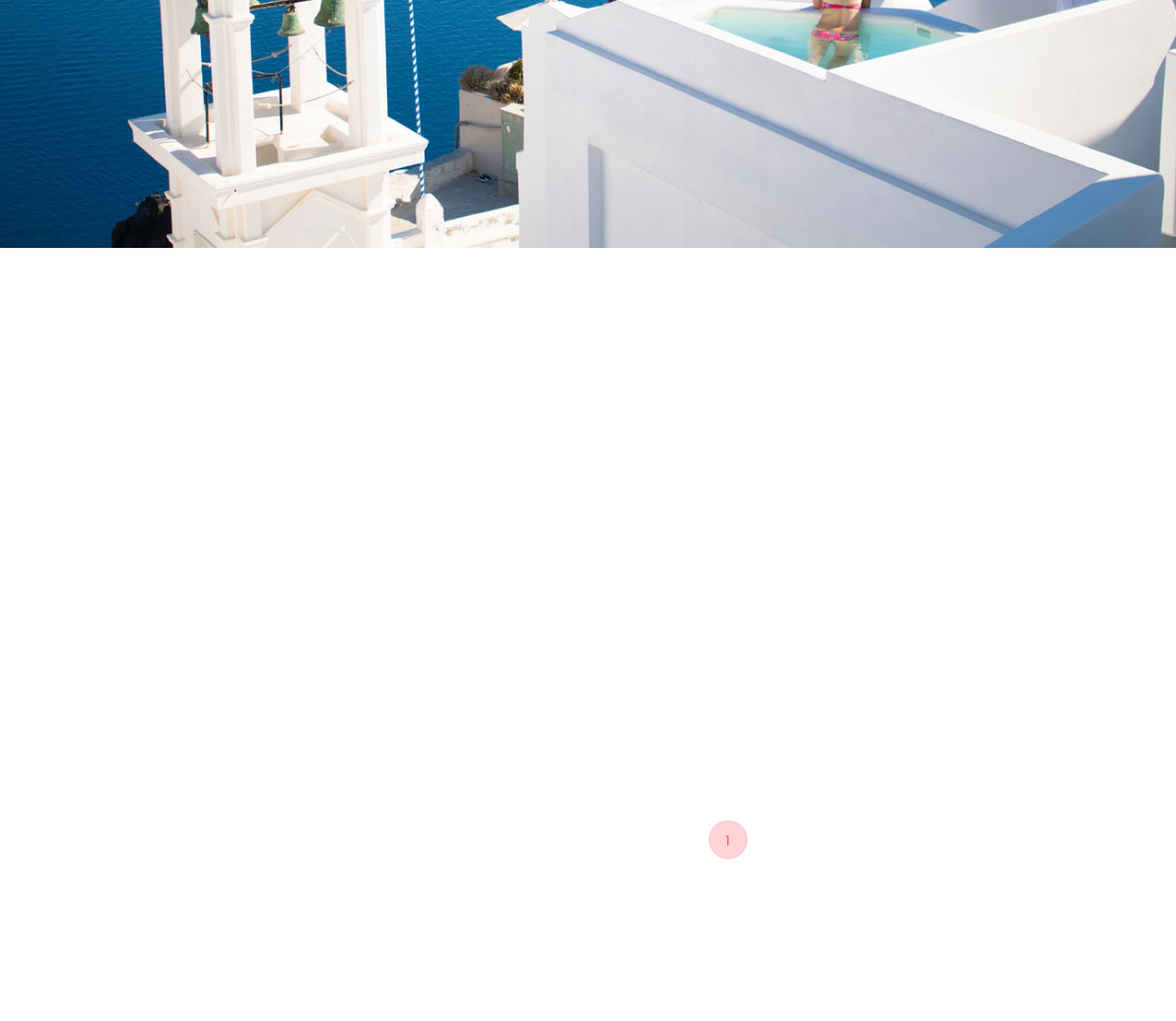
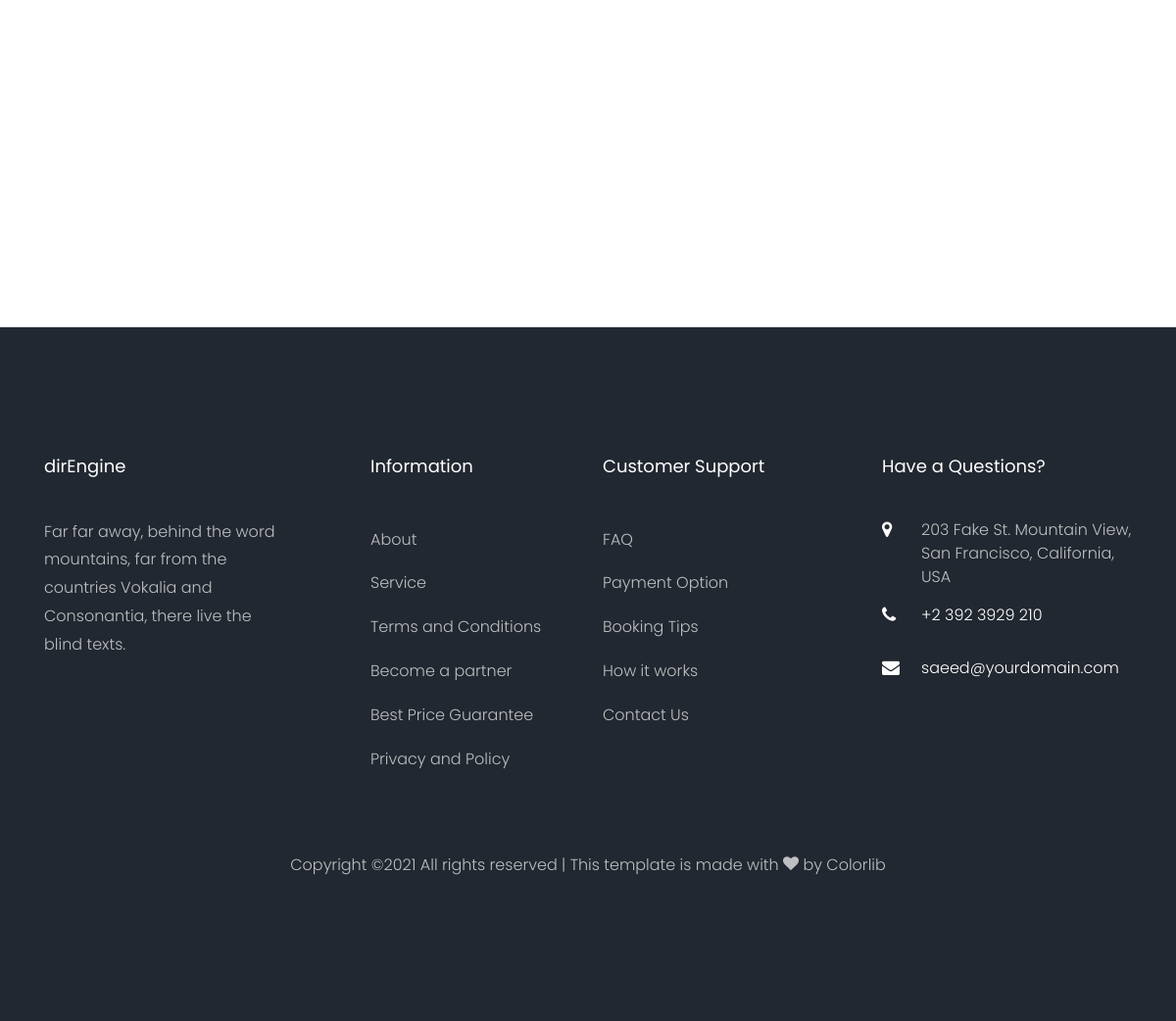
Page /hotels/ (lower part) on the earlier database version (2 pictures, top to bottom).
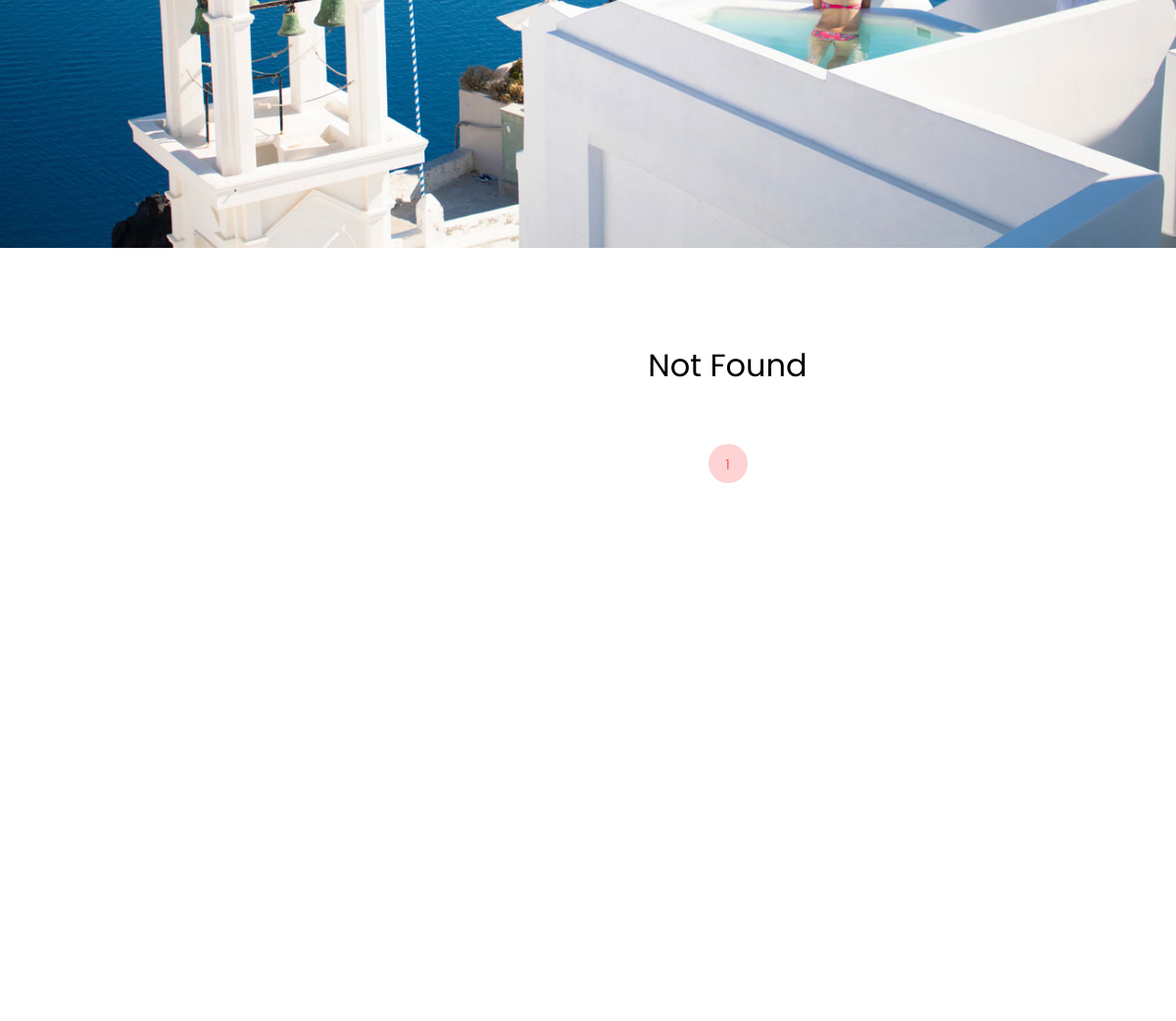
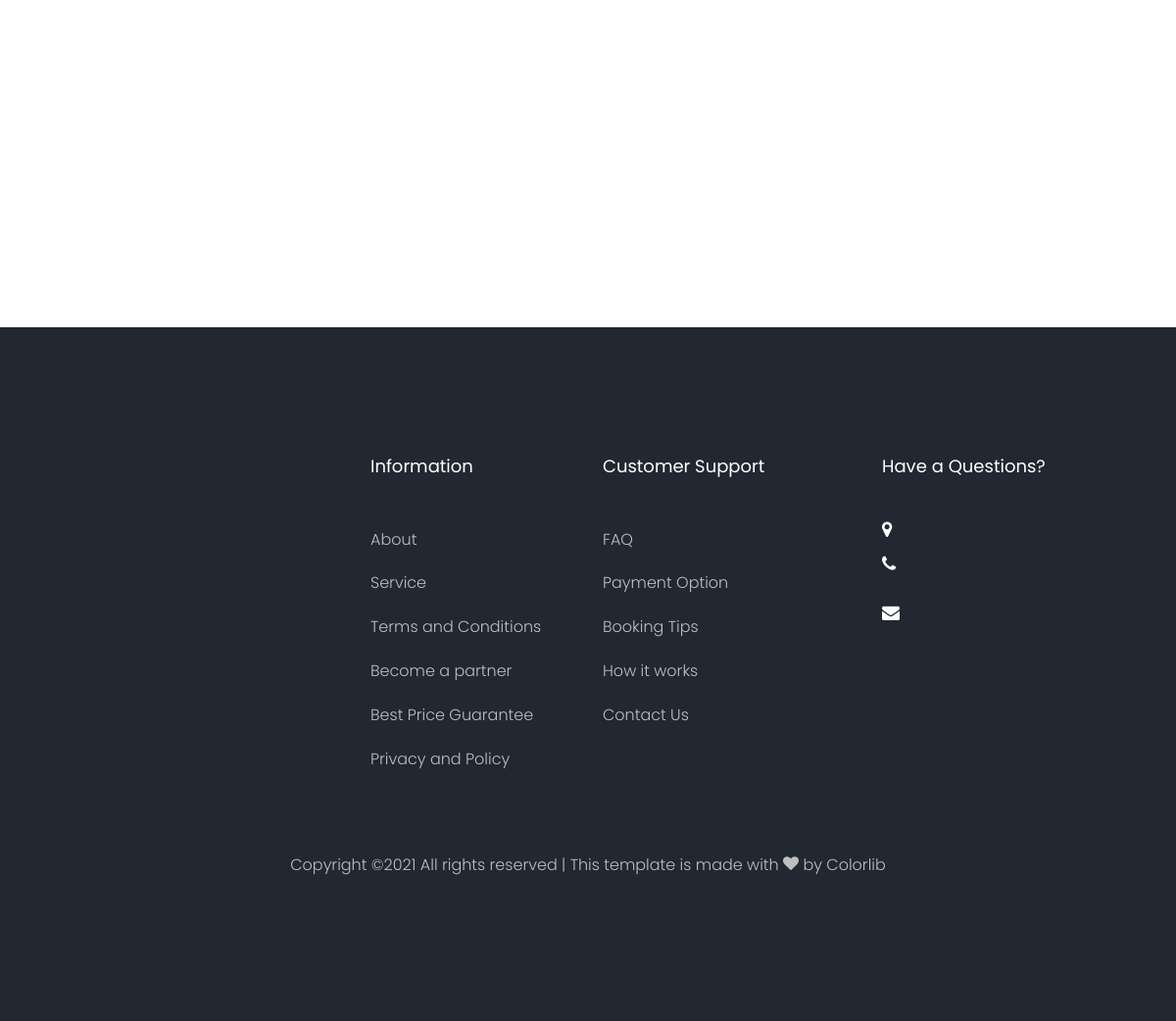
Same page on the later database version (2 pictures, top to bottom).
### main/models.py (models this page shows, shortened)
class Info(models.Model):
    site_name= models.CharField(max_length = 30)
    description = models.TextField(max_length=500)
    fb_url = models.URLField(max_length=200 , blank=True, null=True)
    twitter_url = models.URLField(max_length=200 , blank=True, null=True)
    Instgram_url = models.URLField(max_length=200 , blank=True, null=True)
    address = models.CharField(max_length=100)
    phone_number = models.CharField(max_length=20)
    mail = models.EmailField( max_length=254)
    class Meta:
        verbose_name = ("Info")
        verbose_name_plural = ("Info")

### rooms/views.py (the view)
# urls.py: path('', views.HotelListView.as_view(),name='hotel'),
class HotelListView(FilterView):
    template_name = 'rooms/hotel.html'
    model = Room
    paginate_by = 9
    filterset_fields = ['city', 'locality','data_from','data_to','total_rating']
    def get_queryset(self):
        return super().get_queryset().filter(active=True)

### main/models.py (called while the page is built)
    def __str__(self):
        return self.name

### project/context_processors.py (called while the page is built)
def nav_links(request):
    urlpath = request.path
    cxt = {
        'urlpath':urlpath,
    }
    return cxt

def myfooter(request):
    info = Info.objects.last()
    cxt = {
        'myfooter':info,
    }
    return cxt

### rooms/models.py (called while the page is built)
    def get_absolute_url(self):
        return reverse("rooms:hotel_room", kwargs={'slug':self.slug})

    def get_reservation_url(self):
        return '{}#reservation_form'.format(reverse("rooms:hotel_room", kwargs={'slug':self.slug}))

### rooms/templatetags/tags.py (called while the page is built)
@register.simple_tag
def minus_one(num):
    rate = 1
    if Room.objects.filter(rating__room=num).exists():
        rate = Room.objects.get(pk=num).total_rating
    return rate

@register.filter
def check_users_for_new_room(user):
    if user.is_authenticated:
        if user.is_superuser or user.is_staff:
            return True
    else:
        return False

### rooms/templates/rooms/hotel.html (shortened to what this page needs)
{% extends "base.html" %}
{% load static %}
{% load crispy_forms_tags %}
{% load tags %}
{% block content %}
    <div class="hero-wrap js-fullheight" style="background-image: url({% static 'images/bg_5.jpg' %});">
      <div class="container">
        <div class="row no-gutters slider-text js-fullheight align-items-center justify-content-center" data-scrollax-parent="true">
        </div>
      </div>
    </div>
    <section class="ftco-section ftco-degree-bg" style="padding: 6rem 0 6rem 0;">
      <div class="container">
        <div class="row">
        	<div class="col-lg-3 sidebar">
          </div>
          <div class="col-lg-9">
          	<div class="row">
				  {% if object_list %}
				  {% for obj in object_list %}
				  <div class="col-md-4 ftco-animate">
				<div class="destination">
					<a href="{{obj.get_absolute_url}}" class="img img-2 d-flex justify-content-center align-items-center" style="background-image: url({{obj.img.url}});">
						<div class="icon d-flex justify-content-center align-items-center">
					<span class="icon-search2"></span>
				</div>
					</a>
					<div class="text p-3">
						<div class="d-flex">
							<div class="one">
								<h3><a href="{{obj.get_absolute_url}}">{{obj.title}}</a></h3>
								<p class="rate">
									{% for i in '12345'|make_list %}
									  {% if forloop.counter <= obj.total_rating %}
									  	<i class="icon-star"></i>
										  {% else %}
										  <i class="icon-star-o"></i>
									  {% endif %}
										  {% empty %}
										  <i class="icon-star-o"></i>
										  <i class="icon-star-o"></i>
										  <i class="icon-star-o"></i>
										  <i class="icon-star-o"></i>
										  <i class="icon-star-o"></i>
									{% endfor %}
									<span style="padding-left: 3px;">{%minus_one obj.pk%} Rating</span>
								</p>
							</div>
							<div class="two">
								<span class="price per-price">${{obj.price}}<br><small>/night</small></span>
							</div>
						</div>
						<p>{{obj.descriptions|safe|truncatechars:95}}</p>
						<hr>
						<p class="bottom-area d-flex">
							<span><i class="icon-map-o"></i> {{obj.city.name}}, Fl</span>
							<span class="ml-auto"><a href="{{obj.get_reservation_url}}">Book Now</a></span>
						</p>
					</div>
				</div>
				</div>
			  {% endfor %}
			  {% else %}
			  <center style="margin: auto;"><h2>Not Found</h2></center>
				  {% endif %}
          	</div>
			  {% if page_obj.paginator.num_pages < 6 %}
				<div class="row mt-5">
		          <div class="col text-center">
		            <div class="block-27">
		              <ul>
						{% for i in page_obj.paginator.page_range %}
							{% if page_obj.number == i %}
								<li class="active"><span>{{ i }}</span></li>
							{% else %}
								<li><a href="?page={{ i }}">{{ i }}</a></li>
							{% endif %}
						{% endfor %}
		              </ul>
		            </div>
		          </div>
		    	</div>
			  {% endif %}
          </div>
        </div>
      </div>
    </section>
{% endblock content %}

### main/templates/base.html (shortened to what this page needs)
{% load static %}
<!DOCTYPE html>
<html lang="en">
  <head>
    <link rel="stylesheet" href="{% static 'css/open-iconic-bootstrap.min.css' %}">
    <link rel="stylesheet" href="{% static 'css/animate.css' %}">
    <link rel="stylesheet" href="{% static 'css/owl.carousel.min.css' %}">
    <link rel="stylesheet" href="{% static 'css/owl.theme.default.min.css' %}">
    <link rel="stylesheet" href="{% static 'css/magnific-popup.css' %}">
    <link rel="stylesheet" href="{% static 'css/aos.css' %}">
    <link rel="stylesheet" href="{% static 'css/ionicons.min.css' %}">
    <link rel="stylesheet" href="{% static 'css/bootstrap-datepicker.css' %}">
    <link rel="stylesheet" href="{% static 'css/jquery.timepicker.css' %}">
    <link rel="stylesheet" href="{% static 'css/flaticon.css' %}">
    <link rel="stylesheet" href="{% static 'css/icomoon.css' %}">
    <link rel="stylesheet" href="{% static 'css/style.css' %}">
  </head>
  <body>
{% block content %}
{% endblock content %}
    <footer class="ftco-footer ftco-bg-dark ftco-section">
      <div class="container">
        <div class="row mb-5">
          <div class="col-md">
            <div class="ftco-footer-widget mb-4">
              <h2 class="ftco-heading-2">{{myfooter.site_name}}</h2>
              <p>{{myfooter.description}}</p>
              <ul class="ftco-footer-social list-unstyled float-md-left float-lft mt-5">
              </ul>
            </div>
          </div>
          <div class="col-md">
            <div class="ftco-footer-widget mb-4 ml-md-5">
              <h2 class="ftco-heading-2">Information</h2>
              <ul class="list-unstyled">
                <li><a href="#" class="py-2 d-block">About</a></li>
                <li><a href="#" class="py-2 d-block">Service</a></li>
                <li><a href="#" class="py-2 d-block">Terms and Conditions</a></li>
                <li><a href="#" class="py-2 d-block">Become a partner</a></li>
                <li><a href="#" class="py-2 d-block">Best Price Guarantee</a></li>
                <li><a href="#" class="py-2 d-block">Privacy and Policy</a></li>
              </ul>
            </div>
          </div>
          <div class="col-md">
             <div class="ftco-footer-widget mb-4">
              <h2 class="ftco-heading-2">Customer Support</h2>
              <ul class="list-unstyled">
                <li><a href="#" class="py-2 d-block">FAQ</a></li>
                <li><a href="#" class="py-2 d-block">Payment Option</a></li>
                <li><a href="#" class="py-2 d-block">Booking Tips</a></li>
                <li><a href="#" class="py-2 d-block">How it works</a></li>
                <li><a href="#" class="py-2 d-block">Contact Us</a></li>
              </ul>
            </div>
          </div>
          <div class="col-md">
            <div class="ftco-footer-widget mb-4">
            	<h2 class="ftco-heading-2">Have a Questions?</h2>
            	<div class="block-23 mb-3">
	              <ul>
	                <li><span class="icon icon-map-marker"></span><span class="text">{{myfooter.address}}</span></li>
	                <li><a href="#"><span class="icon icon-phone"></span><span class="text">{{myfooter.phone_number}}</span></a></li>
	                <li><a href="#"><span class="icon icon-envelope"></span><span class="text">{{myfooter.mail}}</span></a></li>
	              </ul>
	            </div>
            </div>
          </div>
        </div>
        <div class="row">
          <div class="col-md-12 text-center">
            <p>
  Copyright &copy;<script>document.write(new Date().getFullYear());</script> All rights reserved | This template is made with <i class="icon-heart" aria-hidden="true"></i> by <a href="https://colorlib.com" target="_blank">Colorlib</a>
  </p>
          </div>
        </div>
      </div>
    </footer>
  </body>
</html>

Differences in the rows shown:
removed Info: site_name "dirEngine", description "Far far away, behind the word mountains, far from the countries Vokalia and Consonantia, there live the blind texts.", address "203 Fake St. Mountain View, San Francisco, California, USA", phone_number "+2 392 3929 210", mail "saeed@yourdomain.com"
Other differences:
text now shown: "Not Found"
